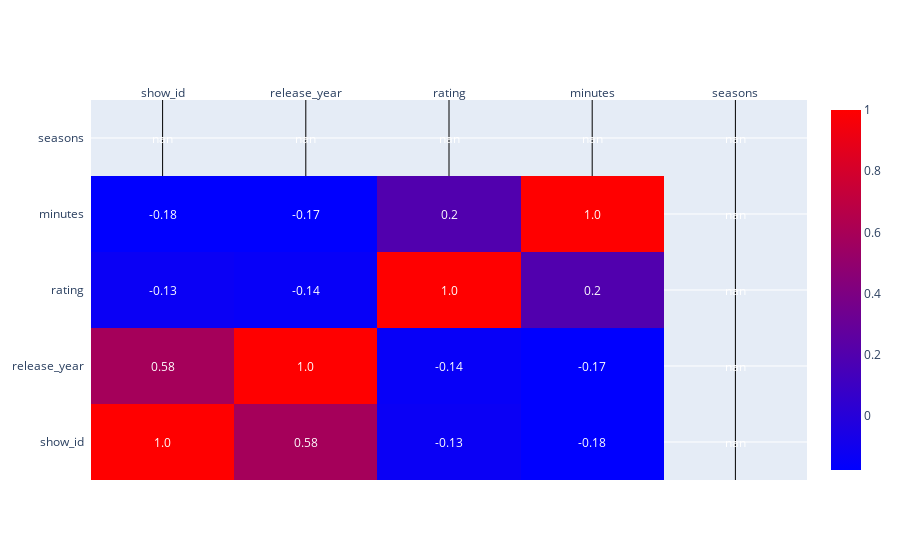

The cell this chart's notebook holds for it:
### Markdown cell above
### 4.3.1 Numerical Attributes

### Code cell
num_attributes = exploratory_data_analysis.select_dtypes(include='number')
correlation = num_attributes.corr(method='pearson')

fig = ff.create_annotated_heatmap(
    z=correlation.values, 
    x=list(correlation.columns), 
    y=list(correlation.index), 
    annotation_text=correlation.round(2).values, 
    showscale=True,
    colorscale='Bluered'
)
fig.show()

### Figure 1 — Plotly figure (JSON) as saved in the notebook; plotly's stock layout.template omitted (floating-point values rounded to 4 significant figures)
{"data": [{"colorscale": [[0, "rgb(0,0,255)"], [1, "rgb(255,0,0)"]], "reversescale": false, "showscale": true, "type": "heatmap", "x": ["show_id", "release_year", "rating", "minutes", "seasons"], "y": ["show_id", "release_year", "rating", "minutes", "seasons"], "z": [[1, 0.5835, -0.1326, -0.1769, null], [0.5835, 1, -0.1443, -0.1748, null], [-0.1326, -0.1443, 1, 0.1979, null], [-0.1769, -0.1748, 0.1979, 1, null], [null, null, null, null, null]]}], "layout": {"annotations": [{"font": {"color": "#FFFFFF"}, "showarrow": false, "text": "1.0", "x": "show_id", "xref": "x", "y": "show_id", "yref": "y"}, {"font": {"color": "#FFFFFF"}, "showarrow": false, "text": "0.58", "x": "release_year", "xref": "x", "y": "show_id", "yref": "y"}, {"font": {"color": "#FFFFFF"}, "showarrow": false, "text": "-0.13", "x": "rating", "xref": "x", "y": "show_id", "yref": "y"}, {"font": {"color": "#FFFFFF"}, "showarrow": false, "text": "-0.18", "x": "minutes", "xref": "x", "y": "show_id", "yref": "y"}, {"font": {"color": "#FFFFFF"}, "showarrow": false, "text": "nan", "x": "seasons", "xref": "x", "y": "show_id", "yref": "y"}, {"font": {"color": "#FFFFFF"}, "showarrow": false, "text": "0.58", "x": "show_id", "xref": "x", "y": "release_year", "yref": "y"}, {"font": {"color": "#FFFFFF"}, "showarrow": false, "text": "1.0", "x": "release_year", "xref": "x", "y": "release_year", "yref": "y"}, {"font": {"color": "#FFFFFF"}, "showarrow": false, "text": "-0.14", "x": "rating", "xref": "x", "y": "release_year", "yref": "y"}, {"font": {"color": "#FFFFFF"}, "showarrow": false, "text": "-0.17", "x": "minutes", "xref": "x", "y": "release_year", "yref": "y"}, {"font": {"color": "#FFFFFF"}, "showarrow": false, "text": "nan", "x": "seasons", "xref": "x", "y": "release_year", "yref": "y"}, {"font": {"color": "#FFFFFF"}, "showarrow": false, "text": "-0.13", "x": "show_id", "xref": "x", "y": "rating", "yref": "y"}, {"font": {"color": "#FFFFFF"}, "showarrow": false, "text": "-0.14", "x": "release_year", "xref": "x", "y": "rating", "yref": "y"}, {"font": {"color": "#FFFFFF"}, "showarrow": false, "text": "1.0", "x": "rating", "xref": "x", "y": "rating", "yref": "y"}, {"font": {"color": "#FFFFFF"}, "showarrow": false, "text": "0.2", "x": "minutes", "xref": "x", "y": "rating", "yref": "y"}, {"font": {"color": "#FFFFFF"}, "showarrow": false, "text": "nan", "x": "seasons", "xref": "x", "y": "rating", "yref": "y"}, {"font": {"color": "#FFFFFF"}, "showarrow": false, "text": "-0.18", "x": "show_id", "xref": "x", "y": "minutes", "yref": "y"}, {"font": {"color": "#FFFFFF"}, "showarrow": false, "text": "-0.17", "x": "release_year", "xref": "x", "y": "minutes", "yref": "y"}, {"font": {"color": "#FFFFFF"}, "showarrow": false, "text": "0.2", "x": "rating", "xref": "x", "y": "minutes", "yref": "y"}, {"font": {"color": "#FFFFFF"}, "showarrow": false, "text": "1.0", "x": "minutes", "xref": "x", "y": "minutes", "yref": "y"}, {"font": {"color": "#FFFFFF"}, "showarrow": false, "text": "nan", "x": "seasons", "xref": "x", "y": "minutes", "yref": "y"}, {"font": {"color": "#FFFFFF"}, "showarrow": false, "text": "nan", "x": "show_id", "xref": "x", "y": "seasons", "yref": "y"}, {"font": {"color": "#FFFFFF"}, "showarrow": false, "text": "nan", "x": "release_year", "xref": "x", "y": "seasons", "yref": "y"}, {"font": {"color": "#FFFFFF"}, "showarrow": false, "text": "nan", "x": "rating", "xref": "x", "y": "seasons", "yref": "y"}, {"font": {"color": "#FFFFFF"}, "showarrow": false, "text": "nan", "x": "minutes", "xref": "x", "y": "seasons", "yref": "y"}, {"font": {"color": "#FFFFFF"}, "showarrow": false, "text": "nan", "x": "seasons", "xref": "x", "y": "seasons", "yref": "y"}], "xaxis": {"dtick": 1, "gridcolor": "rgb(0, 0, 0)", "side": "top", "ticks": ""}, "yaxis": {"dtick": 1, "ticks": "", "ticksuffix": "  "}}}
